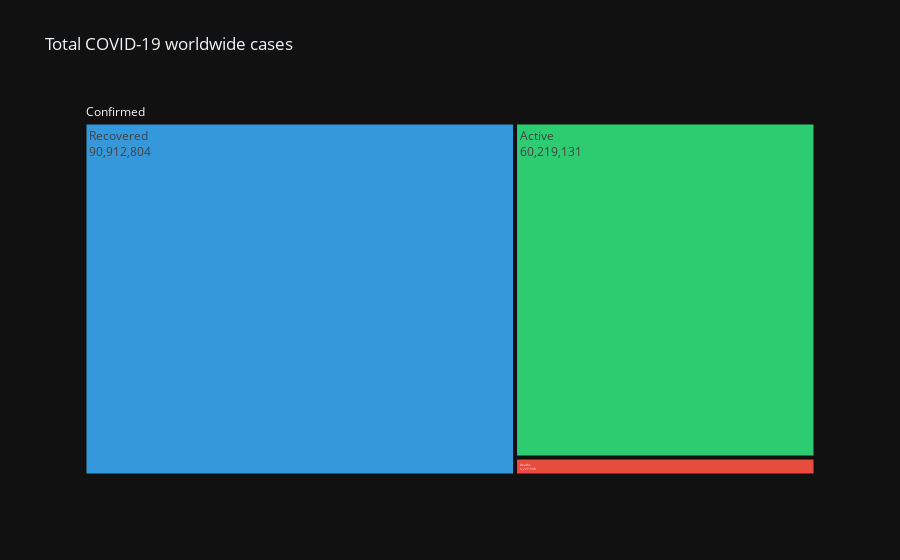

The notebook cell this image was saved under:
### Code cell
fig = px.treemap(world_long_df, path=["Upper", "Status"], values="Count",
                 color_discrete_sequence=['#3498db', '#2ecc71', '#e74c3c'],
                 title='Total COVID-19 worldwide cases',
                 template='plotly_dark')

fig.data[0].textinfo = 'label+text+value'

fig.show()

### Figure 1 — Plotly figure (JSON) as saved in the notebook; plotly's stock layout.template omitted (floating-point values rounded to 4 significant figures)
{"data": [{"branchvalues": "total", "domain": {"x": [0, 1], "y": [0, 1]}, "hovertemplate": "labels=%{label}<br>Count=%{value}<br>parent=%{parent}<br>id=%{id}<extra></extra>", "ids": ["Confirmed/Active", "Confirmed/Deaths", "Confirmed/Recovered", "Confirmed"], "labels": ["Active", "Deaths", "Recovered", "Confirmed"], "name": "", "parents": ["Confirmed", "Confirmed", "Confirmed", ""], "textinfo": "label+text+value", "type": "treemap", "values": [60219131, 3227598, 90912804, 154359533]}], "layout": {"legend": {"tracegroupgap": 0}, "title": {"text": "Total COVID-19 worldwide cases"}, "treemapcolorway": ["#3498db", "#2ecc71", "#e74c3c"]}}
